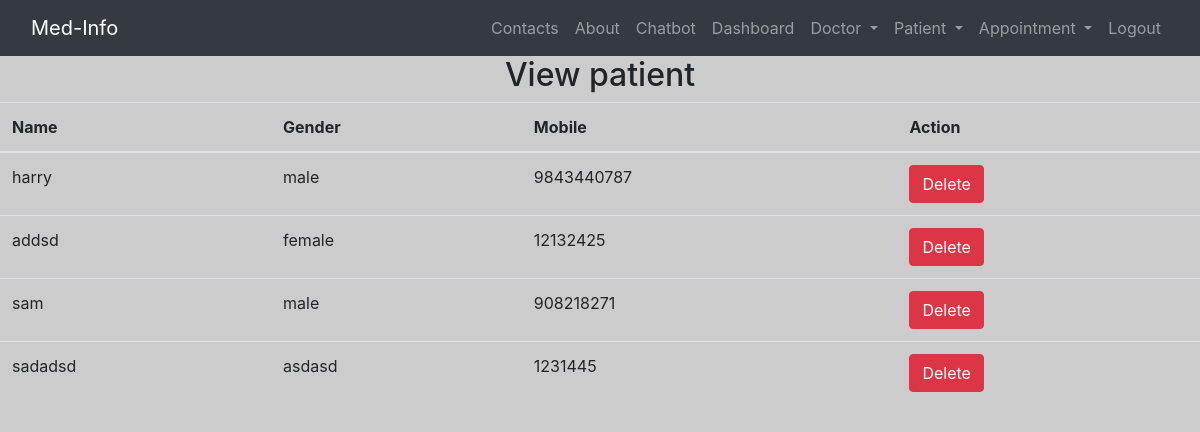
Before: /view_patient/ (signed in) with the older database file.
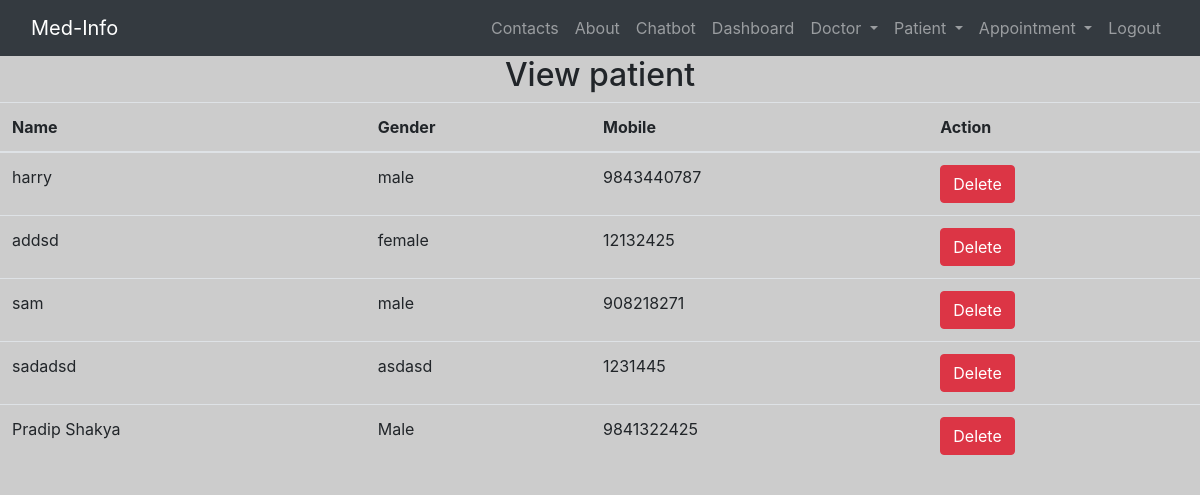
After: the same page with the newer database file.
### hospital/models.py (models this page shows, shortened)
class Patient(models.Model):
    name=models.CharField(max_length=50)
    gender=models.CharField(max_length=50)
    mobile=models.IntegerField(null=True)
    address=models.TextField()

### hospital/views.py (the view)
# urls.py: path('view_patient/',View_patient,name="view_patient"),
def View_patient(request):
    if not request.user.is_staff:
        return redirect('admin_login')
    pat=Patient.objects.all()
    p={'pat':pat}
    return render(request,'view_patient.html',p)

### hospital/templates/view_patient.html (shortened to what this page needs)
{%include 'base.html'%}
{%load static%}
{%include 'navigation.html'%}
<div>
    <h2 class="text-center"> View patient </h2>
    <table id="example" class="table table-hover">
        <thead>
            <tr>
                <th> Name </th>
                <th> Gender </th>
                <th class="text-left"> Mobile </th>
                <th> Action</th>
            </tr>
        </thead>
        <tbody>
            {%for i in pat%}
            <tr>
                <td>{{i.name}}</td>
                <td>{{i.gender}}</td>
                <td class="text-left">{{i.mobile}}</td>
                <td><a href="{%url 'delete_patient' i.id%}" onclick="return confirm('Are you sure?')" class="btn btn-danger">Delete</a> </td>
            </tr>
            {% endfor %}
        </tbody>
    </table>
</div>

Changed rows visible on the page:
added Patient: name "Pradip Shakya", gender "Male", mobile "9841322425"
